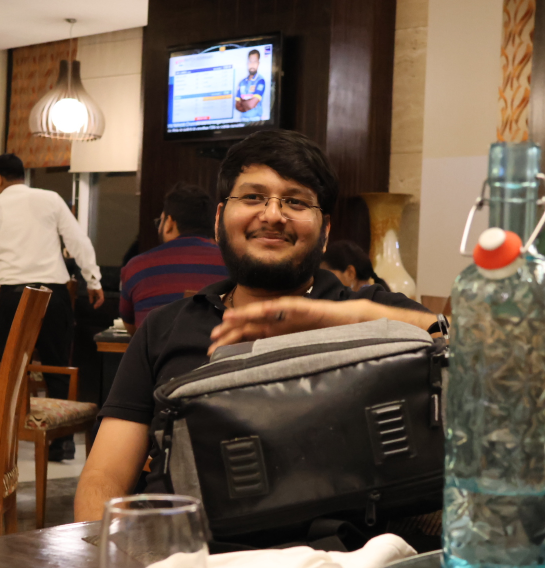
#> input picture legacy/photo.png, 1090 x 1136 px (shown at 1/2 size)
$ python contact_sheet.py ../legacy
#> lines starting #> are read from the running program, lines starting #| are printed output that depends on the picture
#!/usr/bin/env python3
"""Make numbered contact sheets of photo folders, for choosing website photos.

Nothing is uploaded or modified. For each folder given, the script writes
JPEG contact sheets (thumbnail grids with a number, file name and date under
each photo) and an index.csv mapping numbers to full paths.

    pip install pillow            # add pillow-heif to include .HEIC files
    python tools/contact_sheet.py "C:\\Users\\kesha\\OneDrive\\Documents\\PhD\\travel" ^
        "D:\\Dev_backup_full\\Pictures\\Kayu\\Self\\IITI" "D:\\Dev_backup_full\\travel"

Output goes to a "contact_sheets" folder next to where you run it.
Options: --out DIR, --per-sheet N (default 48), --every K (use every Kth
photo of a folder), --include TEXT... (only subfolders whose path contains
one of these), --dedupe N (drop a photo that looks like the one before it;
larger N drops more, 0 keeps all), --thumb PX, --cols N.
"""
import argparse
import csv
from datetime import datetime
from pathlib import Path

from PIL import Image, ImageDraw, ImageFont, ImageOps

try:
    from pillow_heif import register_heif_opener
    register_heif_opener()
#> (this line was passed over: pillow_heif is not available in this run)
except ImportError:
    pass

EXTS = {".jpg", ".jpeg", ".png", ".webp", ".heic", ".heif", ".tif", ".tiff"}
PAD, LABEL = 10, 40


def taken(img, path):
    try:
        exif = img.getexif()
        v = exif.get(36867) or exif.get_ifd(0x8769).get(36867) or exif.get(306)
        if v:
            return str(v)[:10].replace(":", "-")
    except Exception:
        pass
    return datetime.fromtimestamp(path.stat().st_mtime).strftime("%Y-%m-%d")


def dhash(im):
    g = im.convert("L").resize((9, 8))
    px = g.tobytes()
    return sum(1 << i for i in range(64) if px[(i // 8) * 9 + i % 8] > px[(i // 8) * 9 + i % 8 + 1])


def font(size):
#> called with size = 13
    for name in ("arial.ttf", "DejaVuSans.ttf", "segoeui.ttf"):
        try:
            return ImageFont.truetype(name, size)
        except OSError:
            continue
    return ImageFont.load_default()


def main():
    ap = argparse.ArgumentParser()
    ap.add_argument("folders", nargs="+")
    ap.add_argument("--out", default="contact_sheets")
    ap.add_argument("--per-sheet", type=int, default=48)
    ap.add_argument("--every", type=int, default=1)
    ap.add_argument("--include", nargs="*", default=[])
    ap.add_argument("--dedupe", type=int, default=0)
    ap.add_argument("--thumb", type=int, default=260)
    ap.add_argument("--cols", type=int, default=8)
    a = ap.parse_args()
    THUMB, COLS = a.thumb, a.cols
    inc = [t.lower() for t in a.include]
    out = Path(a.out); out.mkdir(exist_ok=True)
    f_small, f_num, f_head = font(13), font(18), font(22)
    rows, n = [], 0
    for fi, folder in enumerate(a.folders, 1):
        files = sorted(p for p in Path(folder).rglob("*") if p.suffix.lower() in EXTS and p.stat().st_size > 30_000
                       and (not inc or any(t in str(p.relative_to(folder)).lower() for t in inc)))[:: a.every]
        if a.dedupe:
            kept, last = [], None
            for p in files:
                try:
                    with Image.open(p) as im:
                        im.draft("RGB", (64, 64))
                        h = dhash(ImageOps.exif_transpose(im))
                except Exception:
                    continue
                if last is None or bin(h ^ last).count("1") > a.dedupe:
                    kept.append(p)
                last = h
            files = kept
        print(f"{folder}: {len(files)} photos")
        for s in range(0, len(files), a.per_sheet):
            chunk = files[s:s + a.per_sheet]
            nrows = (len(chunk) + COLS - 1) // COLS
            W = COLS * (THUMB + PAD) + PAD
            H = 50 + nrows * (THUMB + LABEL + PAD) + PAD
            sheet = Image.new("RGB", (W, H), (245, 245, 245))
#> sheet: PIL image 2170x370 RGB; every value is 245
            d = ImageDraw.Draw(sheet)
            d.text((PAD, 14), f"Folder {fi}: {folder}   (sheet {s // a.per_sheet + 1})", fill=(20, 20, 20), font=f_head)
            for k, p in enumerate(chunk):
                n += 1
                try:
                    with Image.open(p) as im:
#> im is the input picture: PIL image 1090x1136 RGB; mean R, G, B 105.9, 87.2, 71.3
                        date = taken(im, p)
#> in taken, `v = exif.get(36867) or exif.get_ifd(0x8769).get(36867) or exif.get(306)`: v = '2024:08:02 22:22:10'
#> date = '2024-08-02'
                        size = im.size
#> size = (1090, 1136)
                        im = ImageOps.exif_transpose(im).convert("RGB")
                        im.thumbnail((THUMB, THUMB))
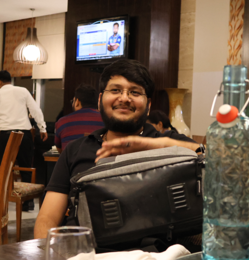
#> im: PIL image 249x260 RGB; mean R, G, B 106, 87.3, 71.4
                except Exception as e:
                    print("  skip", p, e); continue
                x = PAD + (k % COLS) * (THUMB + PAD)
                y = 50 + (k // COLS) * (THUMB + LABEL + PAD)
                sheet.paste(im, (x + (THUMB - im.width) // 2, y + (THUMB - im.height) // 2))
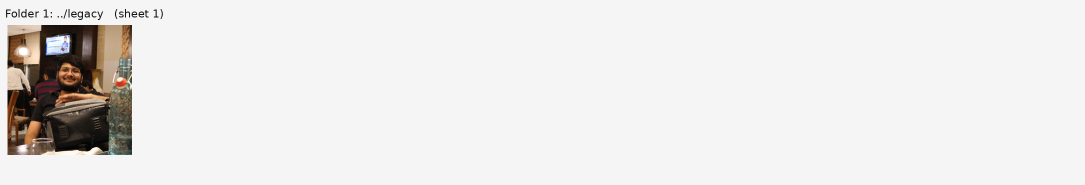
#> sheet: PIL image 2170x370 RGB (shown at 1/2 size); mean R, G, B 233.4, 231.9, 230.6
                d.rectangle([x, y + THUMB + 2, x + 54, y + THUMB + 24], fill=(31, 79, 122))
                d.text((x + 4, y + THUMB + 3), str(n), fill="white", font=f_num)
                d.text((x + 60, y + THUMB + 6), date, fill=(60, 60, 60), font=f_small)
                d.text((x, y + THUMB + 25), p.parent.name[:30], fill=(90, 90, 90), font=f_small)
                rows.append([n, fi, str(p), date, f"{size[0]}x{size[1]}"])
            name = out / f"folder{fi}_sheet{s // a.per_sheet + 1:02d}.jpg"
            sheet.save(name, quality=80)
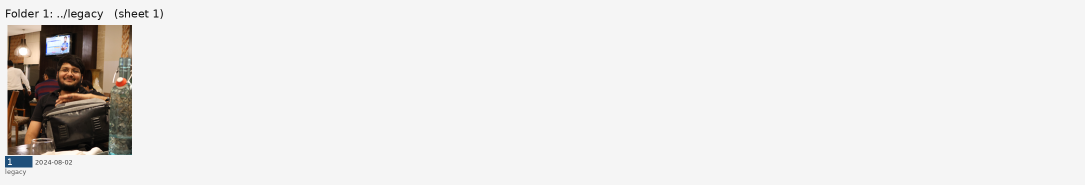
#> saved as folder1_sheet01.jpg: PIL image 2170x370 RGB (shown at 1/2 size); mean R, G, B 233, 231.6, 230.4
            print("  wrote", name)
    with open(out / "index.csv", "w", newline="", encoding="utf-8") as f:
        w = csv.writer(f)
        w.writerow(["number", "folder", "path", "date", "size"])
        w.writerows(rows)
    print(f"{n} photos, index at {out / 'index.csv'}")


if __name__ == "__main__":
    main()
